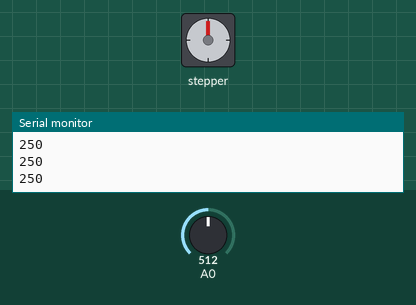
This sketch was run on a simulated Arduino Uno, built with avr-gcc and run on an emulated ATmega328P. Parts: stepper motor, the last lines printed to the serial monitor. The test bench sets the inputs (shaded band); at power-on: A0 = 512. Stepper angles assume 2048 steps per turn.

Above: at 1.2 s.
1.3 s: A0 set to 716
At 1.9 s:
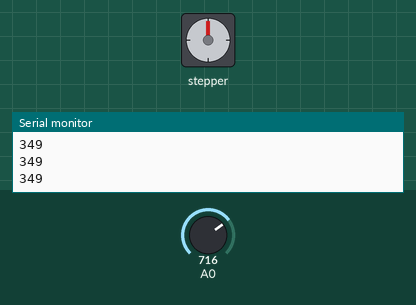
2.8 s: A0 set to 900
At 4.1 s:
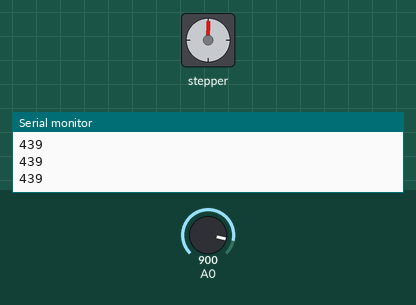
Timing chart, 0 to 5.8 s (numbered marks = the images above; inputs shaded):
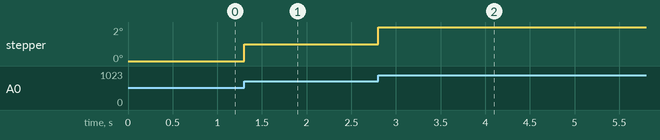

The sketch:

2024_08_22_StepperMotorControl.ino
```cpp
#include <Stepper.h>
#define STEPS 32

Stepper stepper(STEPS, 8, 10, 9, 11);

int Pval = 0;
int potVal = 0;

void setup() {

  Serial.begin(9600);

  stepper.setSpeed(800);

}

void loop() {

potVal = map(analogRead(A0),0,1024,0,500);

if (potVal>Pval)

  stepper.step(5);

if (potVal<Pval)

  stepper.step(-5);

Pval = potVal;

Serial.println(Pval);
}
```
